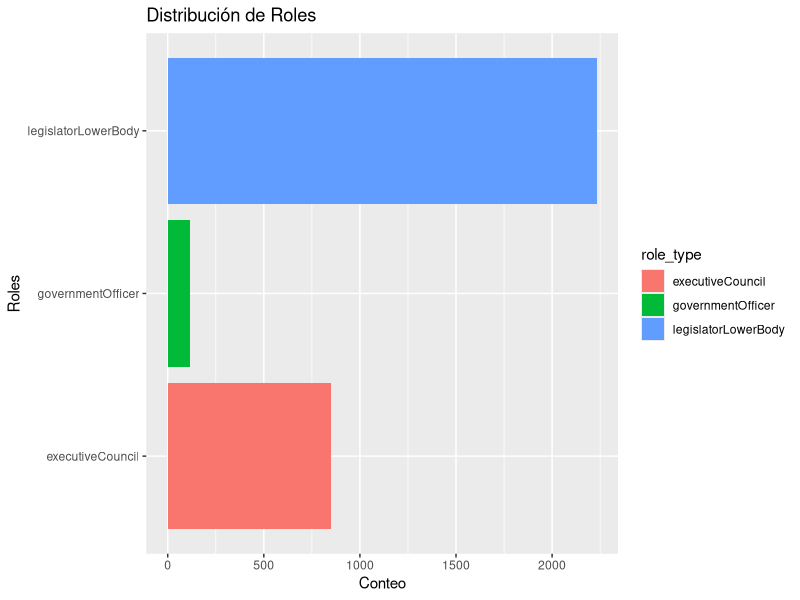
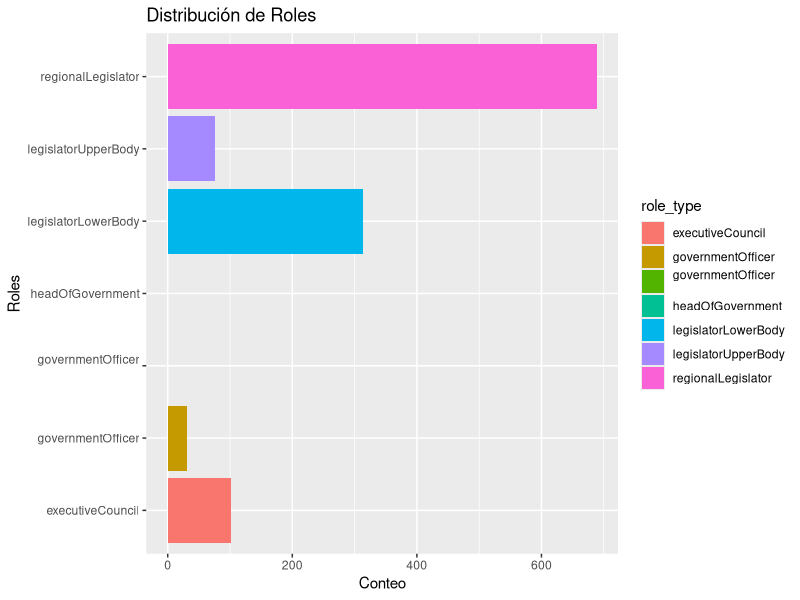
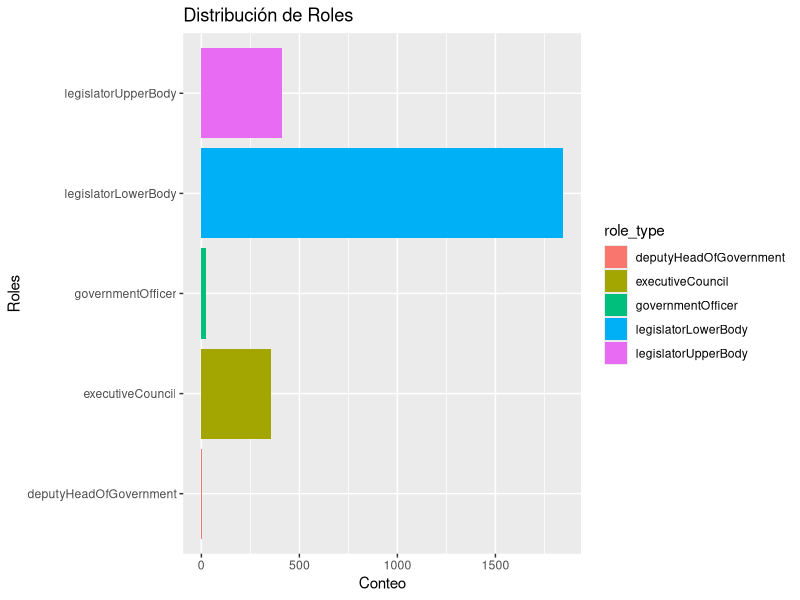
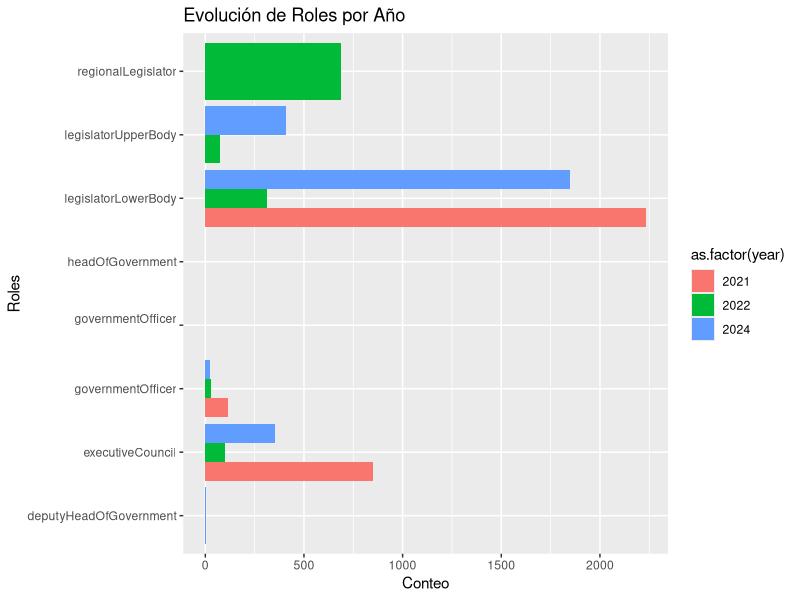

Recreate these plots in R, in order.
## EDA 

# Libraries
library(tidyverse)
library(knitr)
library(kableExtra)


# Data
data_2021 <- read.csv("data/Elecciones MX 2021 - Captura - TODOS.csv") %>% filter(!is.null(person_id)) %>% filter(person_id!="NA")
data_2024 <- read.csv("data/Elecciones MX 2024 - Captura - Captura.csv") %>% filter(!is.null(person_id)) %>% filter(person_id!="NA")
data_2022 <- read.csv("data/Gobernantes MX 2022 - Captura - TODOS.csv") %>% filter(!is.null(person_id)) %>% filter(person_id!="NA")


# Data look
data_2021 %>% glimpse()
data_2024 %>% glimpse()
data_2022 %>% glimpse()


# Columns
data_2021 %>% colnames()
data_2024 %>% colnames()
data_2022 %>% colnames()

# Summary
summary(data_2021)
summary(data_2024)
summary(data_2022)

# Count by role_type
data_2021 %>% count(role_type)
data_2024 %>% count(role_type)
data_2022 %>% count(role_type)

# Plots
data_2021 %>% 
  count(role_type) %>% 
  ggplot(aes(x = role_type, y = n, fill = role_type)) +
  geom_col() +
  coord_flip() +
  labs(title = "Distribución de Roles", x = "Roles", y = "Conteo")


data_2022 %>% 
  count(role_type) %>% 
  ggplot(aes(x = role_type, y = n, fill = role_type)) +
  geom_col() +
  coord_flip() +
  labs(title = "Distribución de Roles", x = "Roles", y = "Conteo")


data_2024 %>% 
    count(role_type) %>% 
    ggplot(aes(x = role_type, y = n, fill = role_type)) +
    geom_col() +
    coord_flip() +
    labs(title = "Distribución de Roles", x = "Roles", y = "Conteo")

# Comparar el número de roles entre diferentes años
roles_2021 <- data_2021 %>% count(role_type)
roles_2024 <- data_2024 %>% count(role_type)
roles_2022 <- data_2022 %>% count(role_type)

combined_roles <- bind_rows(
  roles_2021 %>% mutate(year = 2021),
  roles_2022 %>% mutate(year = 2022),
  roles_2024 %>% mutate(year = 2024)
)

ggplot(combined_roles, aes(x = role_type, y = n, fill = as.factor(year))) +
  geom_col(position = "dodge") +
  coord_flip() +
  labs(title = "Evolución de Roles por Año", x = "Roles", y = "Conteo")


# NA values %
sapply(data_2021, function(x) sum(is.na(x)) / length(x)) * 100
sapply(data_2024, function(x) sum(is.na(x)) / length(x)) * 100
sapply(data_2022, function(x) sum(is.na(x)) / length(x)) * 100

# Full join 
temp_data_21_22 <- full_join(data_2021, data_2022, by = "person_id", suffix = c(".2021", ".2022"))
combined_data <- full_join(temp_data_21_22, data_2024, by = "person_id", suffix = c(".prev", ".2024"))

# Glimpse
glimpse(combined_data)

# Columns 
colnames(combined_data)

# Table
example_data <- head(combined_data, 10)

# Crear la tabla con kable y personalizarla con kableExtra
pretty_table <- kable(example_data, "html", booktabs = TRUE) %>%
  kable_styling(bootstrap_options = c("striped", "hover", "condensed"), full_width = F) %>%
  column_spec(1, bold = T, color = "red") %>%
  scroll_box(width = "100%", height = "500px")

# NA values %
sapply(combined_data, function(x) sum(is.na(x)) / length(x)) * 100
